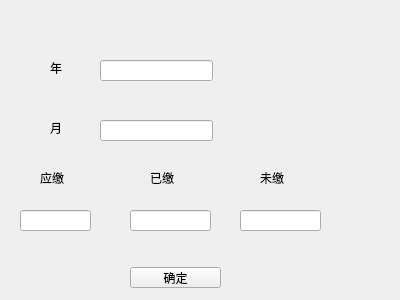
<?xml version="1.0" encoding="UTF-8"?>
<ui version="4.0">
 <class>p_count_pro_fee</class>
 <widget class="QWidget" name="p_count_pro_fee">
  <property name="geometry">
   <rect>
    <x>0</x>
    <y>0</y>
    <width>400</width>
    <height>300</height>
   </rect>
  </property>
  <property name="windowTitle">
   <string>Form</string>
  </property>
  <widget class="QLabel" name="label">
   <property name="geometry">
    <rect>
     <x>50</x>
     <y>60</y>
     <width>21</width>
     <height>16</height>
    </rect>
   </property>
   <property name="text">
    <string>年</string>
   </property>
  </widget>
  <widget class="QLabel" name="label_2">
   <property name="geometry">
    <rect>
     <x>50</x>
     <y>120</y>
     <width>21</width>
     <height>16</height>
    </rect>
   </property>
   <property name="text">
    <string>月</string>
   </property>
  </widget>
  <widget class="QLineEdit" name="year_lineEdit">
   <property name="geometry">
    <rect>
     <x>100</x>
     <y>60</y>
     <width>113</width>
     <height>21</height>
    </rect>
   </property>
  </widget>
  <widget class="QLineEdit" name="month_lineEdit">
   <property name="geometry">
    <rect>
     <x>100</x>
     <y>120</y>
     <width>113</width>
     <height>21</height>
    </rect>
   </property>
  </widget>
  <widget class="QLabel" name="label_3">
   <property name="geometry">
    <rect>
     <x>40</x>
     <y>170</y>
     <width>72</width>
     <height>15</height>
    </rect>
   </property>
   <property name="text">
    <string>应缴</string>
   </property>
  </widget>
  <widget class="QLabel" name="label_4">
   <property name="geometry">
    <rect>
     <x>150</x>
     <y>170</y>
     <width>72</width>
     <height>15</height>
    </rect>
   </property>
   <property name="text">
    <string>已缴</string>
   </property>
  </widget>
  <widget class="QLabel" name="label_5">
   <property name="geometry">
    <rect>
     <x>260</x>
     <y>170</y>
     <width>72</width>
     <height>15</height>
    </rect>
   </property>
   <property name="text">
    <string>未缴</string>
   </property>
  </widget>
  <widget class="QLineEdit" name="due_pay_lineEdit">
   <property name="geometry">
    <rect>
     <x>20</x>
     <y>210</y>
     <width>71</width>
     <height>21</height>
    </rect>
   </property>
  </widget>
  <widget class="QLineEdit" name="paid_lineEdit">
   <property name="geometry">
    <rect>
     <x>130</x>
     <y>210</y>
     <width>81</width>
     <height>21</height>
    </rect>
   </property>
  </widget>
  <widget class="QLineEdit" name="not_paid_lineEdit">
   <property name="geometry">
    <rect>
     <x>240</x>
     <y>210</y>
     <width>81</width>
     <height>21</height>
    </rect>
   </property>
  </widget>
  <widget class="QPushButton" name="pushButton">
   <property name="geometry">
    <rect>
     <x>130</x>
     <y>267</y>
     <width>91</width>
     <height>21</height>
    </rect>
   </property>
   <property name="text">
    <string>确定</string>
   </property>
  </widget>
 </widget>
 <resources/>
 <connections/>
</ui>
